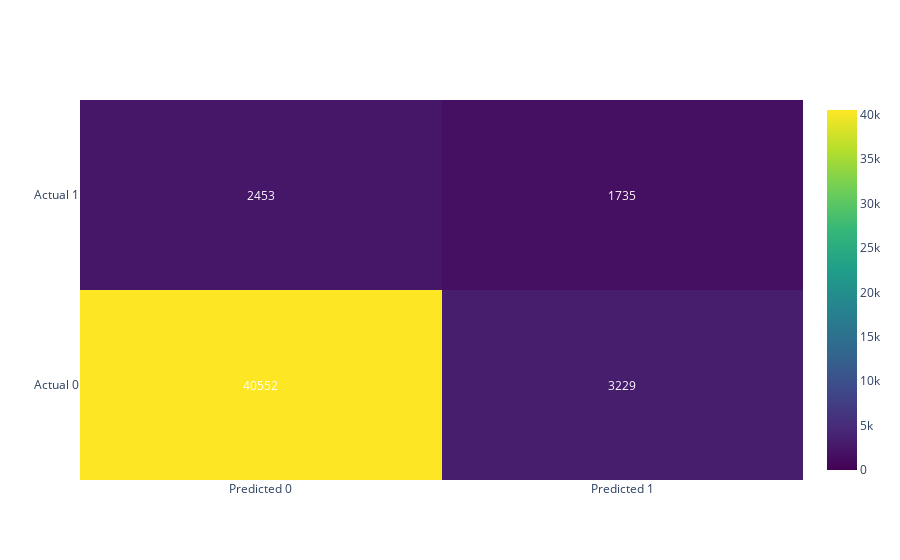

The cell this chart's notebook holds for it:
### Code cell
# create annotations for each cell in the confusion matrix
annotations = []
for i in range(conf_matrix.shape[0]):
    for j in range(conf_matrix.shape[1]):
        annotations.append(dict(
            x=j,
            y=i,
            text=str(conf_matrix[i, j]),
            showarrow=False,
            font=dict(color='white')
        ))

# plot the confusion matrix using plotly
fig = go.Figure(data=go.Heatmap(
    z=conf_matrix,
    x=['Predicted 0', 'Predicted 1'],
    y=['Actual 0', 'Actual 1'],
    colorscale='Viridis',
    zmin=0,
    zmax=conf_matrix.max()
))
fig.update_layout(annotations=annotations)
fig.show()

### Figure 1 — Plotly figure (JSON) as saved in the notebook; plotly's stock layout.template omitted (floating-point values rounded to 4 significant figures)
{"data": [{"colorscale": [[0, "#440154"], [0.1111, "#482878"], [0.2222, "#3e4989"], [0.3333, "#31688e"], [0.4444, "#26828e"], [0.5556, "#1f9e89"], [0.6667, "#35b779"], [0.7778, "#6ece58"], [0.8889, "#b5de2b"], [1, "#fde725"]], "type": "heatmap", "x": ["Predicted 0", "Predicted 1"], "y": ["Actual 0", "Actual 1"], "z": [[40552, 3229], [2453, 1735]], "zmax": 40552, "zmin": 0}], "layout": {"annotations": [{"font": {"color": "white"}, "showarrow": false, "text": "40552", "x": 0, "y": 0}, {"font": {"color": "white"}, "showarrow": false, "text": "3229", "x": 1, "y": 0}, {"font": {"color": "white"}, "showarrow": false, "text": "2453", "x": 0, "y": 1}, {"font": {"color": "white"}, "showarrow": false, "text": "1735", "x": 1, "y": 1}]}}
